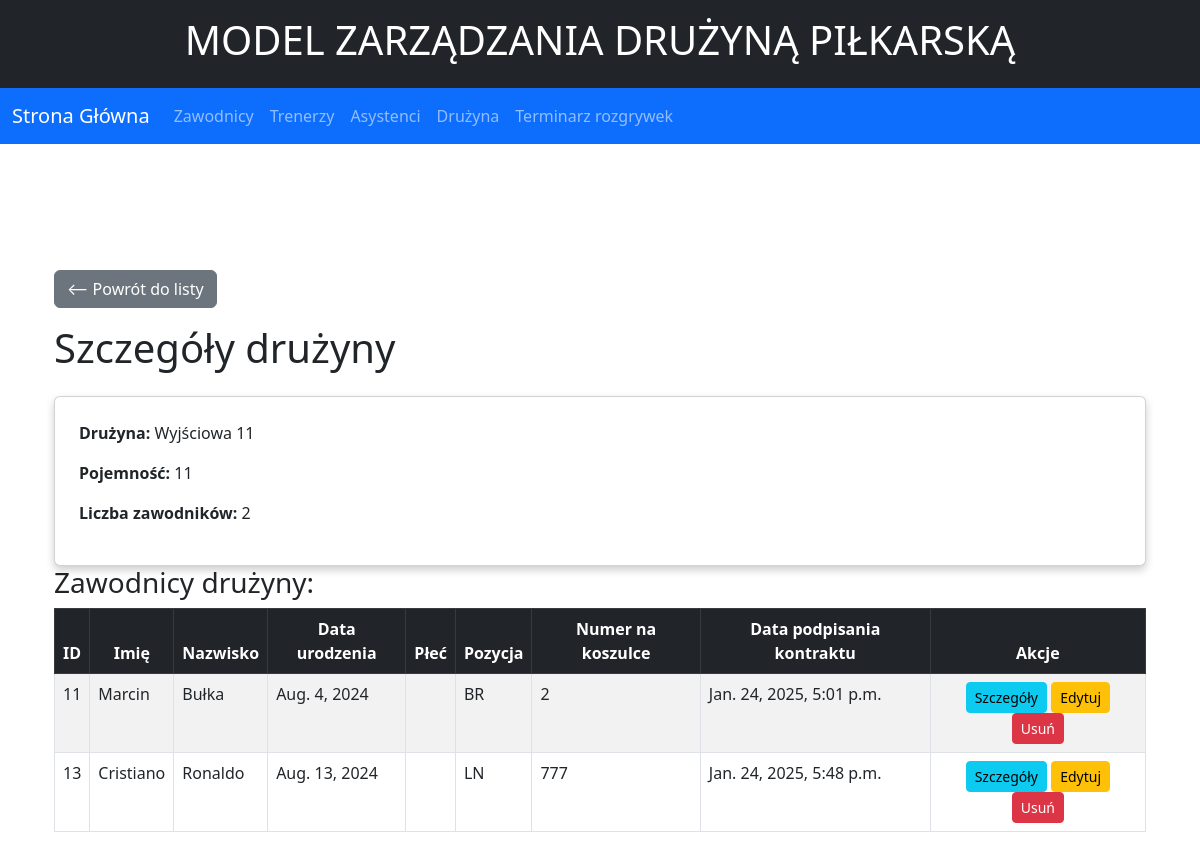
The app's page /team/5, older data.
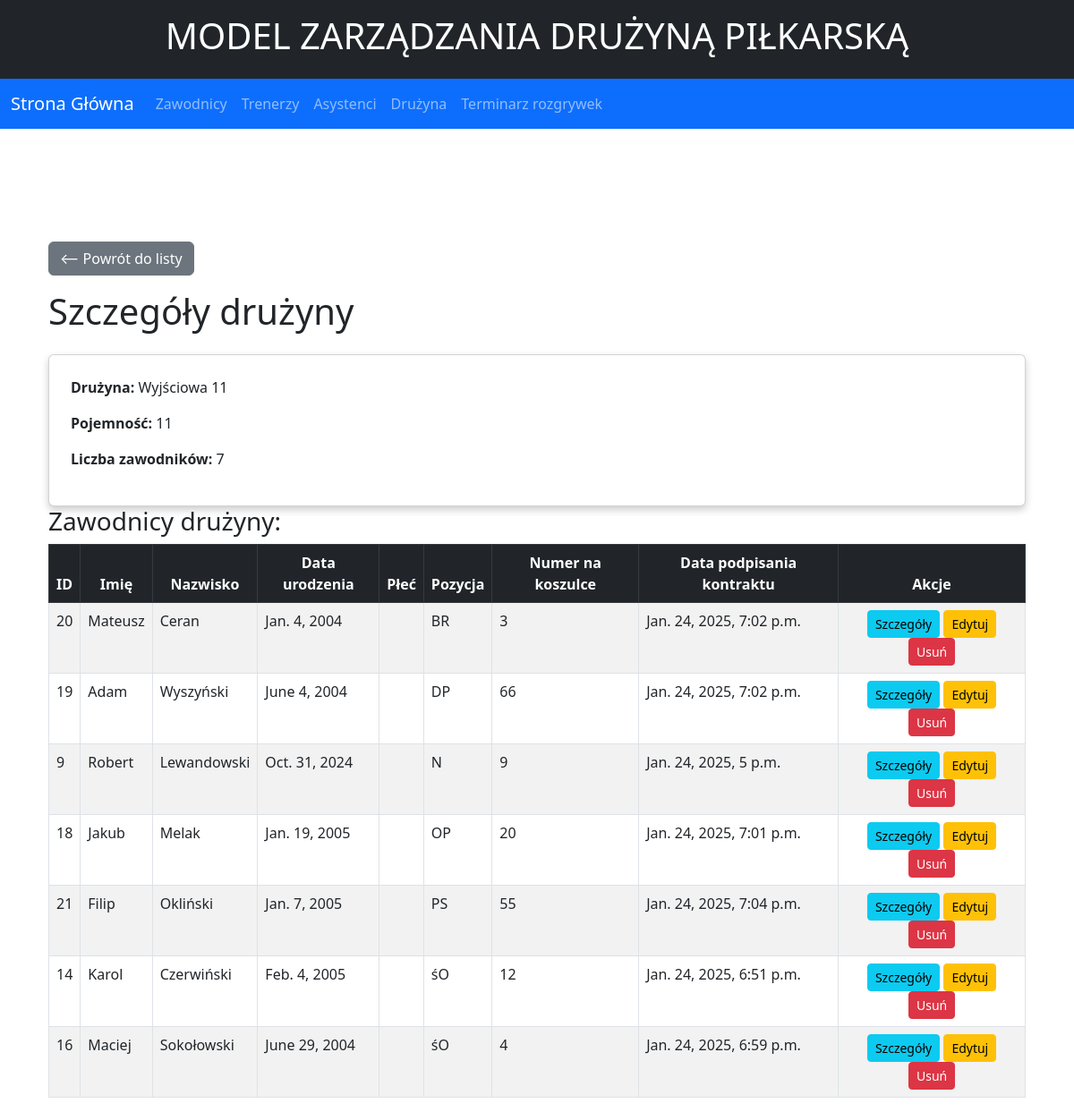
The same page, newer data.
### Legia/models.py (models this page shows, shortened)
class Team(models.Model):
    name = models.CharField(max_length=100, choices=TEAMS)
    capacity = models.PositiveBigIntegerField(null = True)
    def current_player_count(self):
        return self.players.count()

class Player(models.Model):
    firstname = models.CharField(max_length=50)
    lastname = models.CharField(max_length=50)
    birth = models.DateField()
    gender = models.CharField(max_length=100, choices=PLEC, null=True)
    position = models.CharField(max_length=100, choices=POSITIONS)
    number = models.PositiveBigIntegerField()
    signing_date = models.DateTimeField(auto_now_add=True)
    team = models.ForeignKey(Team,related_name='players', null=True, blank=True, on_delete=models.CASCADE)
    class Meta:
        ordering = ['team','position']

### Legia/views.py (the view)
# urls.py: path('team/<int:id>', views.team_detail, name='team-detail'),
def team_detail(request, id):
    team = get_object_or_404(Team, id=id)
    players = team.players.all()
    return render(request, "Legia/team/detail.html", {'team': team, 'players': players})

### Legia/templates/Legia/team/detail.html (shortened to what this page needs)
{% extends "Legia/base.html" %}
{% block content %}
<div class="container">
    <a href="{% url 'team-list' %}" class="btn btn-secondary mb-3">⟵ Powrót do listy</a>
    <h1 class="mb-4">Szczegóły drużyny</h1>
    <div class="card p-4">
        <p><strong>Drużyna:</strong> {{ team.name }}</p>
        <p><strong>Pojemność:</strong> {{ team.capacity }}</p>
        <p><strong>Liczba zawodników:</strong> {{ team.current_player_count }}</p>
    </div>
    <h3>Zawodnicy drużyny:</h3>
    <div class="table-responsive">
        <table class="table table-striped table-bordered">
            <thead class="table-dark">
                <tr align="center">
                    <th>ID</th>
                    <th>Imię</th>
                    <th>Nazwisko</th>
                    <th>Data urodzenia</th>
                    <th>Płeć</th>
                    <th>Pozycja</th>
                    <th>Numer na koszulce</th>
                    <th>Data podpisania kontraktu</th>
                    <th>Akcje</th>
                </tr>
            </thead>
            <tbody>
                {% for player in players %}
                <tr>
                    <td>{{ player.id }}</td>
                    <td>{{ player.firstname }}</td>
                    <td>{{ player.lastname }}</td>
                    <td>{{ player.birth }}</td>
                    <td>{{ player.plec }}</td>
                    <td>{{ player.position }}</td>
                    <td>{{ player.number }}</td>
                    <td>{{ player.signing_date }}</td>
                    <td align="center">
                        <a href="{% url 'player-detail' player.id %}" class="btn btn-info btn-sm">Szczegóły</a>
                        <a href="{% url 'player-update' player.id %}" class="btn btn-warning btn-sm">Edytuj</a>
                        <a href="{% url 'player-delete' player.id %}" class="btn btn-danger btn-sm">Usuń</a>
                    </td>
                </tr>
                {% empty %}
                <tr>
                    <td colspan="9">Brak zawodników w tej drużynie.</td>
                </tr>
                {% endfor %}
            </tbody>
        </table>
    </div>
</div>
{% endblock %}

Row changes from the older to the newer data that the page shows:
removed Player: id "11", firstname "Marcin", lastname "Bułka", birth "Aug. 4, 2024", position "BR", number "2", signing_date "Jan. 24, 2025, 5:01 p.m."
removed Player: id "13", firstname "Cristiano", lastname "Ronaldo", birth "Aug. 13, 2024", position "LN", number "777", signing_date "Jan. 24, 2025, 5:48 p.m."
computed for Team "Wyjściowa 11": current_player_count "2" → "7"
added Player: id "20", firstname "Mateusz", lastname "Ceran", birth "Jan. 4, 2004", position "BR", number "3", signing_date "Jan. 24, 2025, 7:02 p.m."
added Player: id "19", firstname "Adam", lastname "Wyszyński", birth "June 4, 2004", position "DP", number "66", signing_date "Jan. 24, 2025, 7:02 p.m."
now on this page (row edited): Player: id "9", firstname "Robert", lastname "Lewandowski", birth "Oct. 31, 2024", position "N", number "9", signing_date "Jan. 24, 2025, 5 p.m."
added Player: id "18", firstname "Jakub", lastname "Melak", birth "Jan. 19, 2005", position "OP", number "20", signing_date "Jan. 24, 2025, 7:01 p.m."
added Player: id "21", firstname "Filip", lastname "Okliński", birth "Jan. 7, 2005", position "PS", number "55", signing_date "Jan. 24, 2025, 7:04 p.m."
added Player: id "14", firstname "Karol", lastname "Czerwiński", birth "Feb. 4, 2005", position "śO", number "12", signing_date "Jan. 24, 2025, 6:51 p.m."
added Player: id "16", firstname "Maciej", lastname "Sokołowski", birth "June 29, 2004", position "śO", number "4", signing_date "Jan. 24, 2025, 6:59 p.m."
